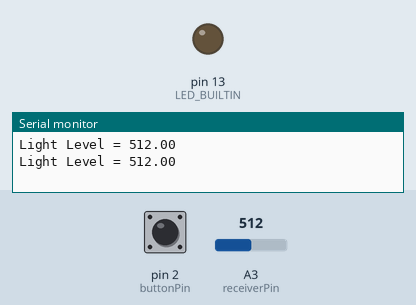
Bench run of a sketch on a simulated Arduino Uno, built with avr-gcc and run on an emulated ATmega328P. Parts: output pins drawn as LEDs (lit = HIGH), the last lines printed to the serial monitor. Inputs (shaded band) come from the test bench; at power-on: pin 2 (buttonPin) LOW, A3 (receiverPin) = 512.

Above: at 1.8 s.
1.9 s: pin 2 (buttonPin) pulled HIGH for 1.2 s
At 2.5 s:
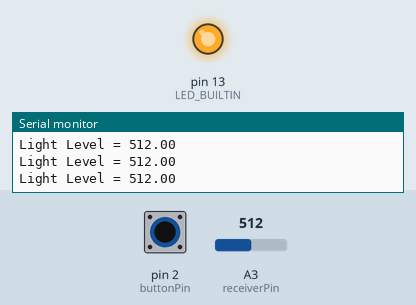
5.5 s: pin 2 (buttonPin) pulled HIGH for 3.2 s
At 10.4 s:
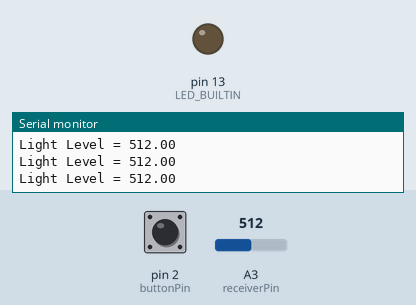
Timing chart, 0 to 11.9 s (numbered marks = the images above; inputs shaded):
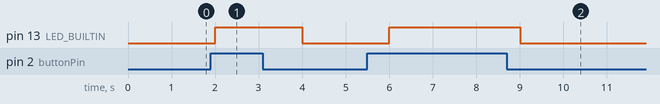

The sketch:

basic_sensors.ino
```cpp
#define receiverPin A3
#define buttonPin 2

void setup() {
  Serial.begin(9600);
  pinMode(receiverPin, INPUT);
  pinMode(buttonPin, INPUT);
  pinMode(LED_BUILTIN, OUTPUT);
}

void loop()
{
  Serial.print("Light Level = ");
  Serial.println(read_volts(receiverPin));

  int buttonState = digitalRead(buttonPin);
  if (buttonState)
  	digitalWrite(LED_BUILTIN, HIGH);
  else digitalWrite(LED_BUILTIN, LOW);
  delay(1000);
}

float read_volts(int adPin)
{
 return float(analogRead(adPin));
}
```

Measured:
- after the input at 1.9 s, pin 13 (LED_BUILTIN): LOW → HIGH after 0.10 s, → LOW 2.0 s later
- after the input at 5.5 s, pin 13 (LED_BUILTIN): LOW → HIGH after 0.51 s, → LOW 3.0 s later
